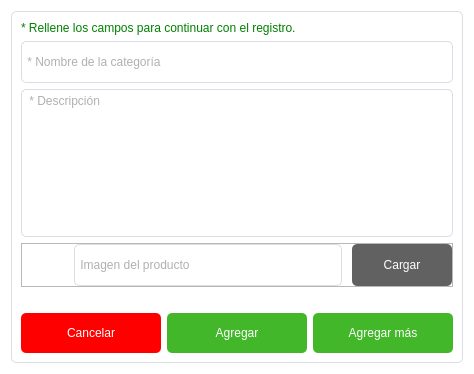
<?xml version="1.0" encoding="UTF-8"?>
<ui version="4.0">
 <class>Dialog</class>
 <widget class="QDialog" name="Dialog">
  <property name="geometry">
   <rect>
    <x>0</x>
    <y>0</y>
    <width>474</width>
    <height>374</height>
   </rect>
  </property>
  <property name="windowTitle">
   <string>Agregar nueva categoría</string>
  </property>
  <property name="autoFillBackground">
   <bool>false</bool>
  </property>
  <property name="styleSheet">
   <string notr="true">QDialog {
	background-color : #FFF;
	margin : 0px;
	padding : 0px;
}

QFrame#content {
	background-color : transparent;
	border: 1px solid #DADDE1;
	border-radius: 5px;
	min-width : 450px;
	min-height : 350px;
}

QLabel {
	font : 77 12px &quot;Arial&quot;;
	color : green;
}

QLineEdit, QTextEdit, QComboBox, QSpinBox {
	background-color : transparent;
	border : 1px solid #DADDE1;
	border-radius : 5px;
	color : #616161;
	min-height : 40px;
	font : 77 18px &quot;Arial&quot;;
}

QPushButton {
	color : #FFFFFF;
	border-style : solid;
	border-radius: 5px;
	min-height : 40px;
	font : 77 18px &quot;Arial&quot;;
}

QPushButton:hover {
	border: 1px solid #FFF;
	border-radius: 5px;
}

#btn_file_explorer {
	background-color : #616161;
}

#btn_file_explorer:pressed {
	background-color : transparent;
	color : #616161;
	border: 1px solid #616161;
	border-radius: 5px;
}

#btn_accept_and_new, #btn_accept {
	background-color : #42B72A;
}

#btn_accept_and_new:pressed, #btn_accept:pressed {
	background-color : transparent;
	color : #42B72A;
	border: 1px solid #42B72A;
	border-radius: 5px;
}

#btn_cancel {
	background-color : red;
}

QPushButton#btn_cancel:pressed {
	background-color : transparent;
	color : red;
	border: 1px solid red;
	border-radius: 5px;
}

#lbl_image {
	min-width : 42px;
	max-width : 42px;
	min-height: 42px;
	max-height : 42px;
	border-radius : 5px;
    background-repeat : no-repeat;
}</string>
  </property>
  <layout class="QVBoxLayout" name="verticalLayout">
   <item>
    <widget class="QFrame" name="content">
     <property name="styleSheet">
      <string notr="true"/>
     </property>
     <property name="frameShape">
      <enum>QFrame::StyledPanel</enum>
     </property>
     <property name="frameShadow">
      <enum>QFrame::Raised</enum>
     </property>
     <layout class="QVBoxLayout" name="verticalLayout_2">
      <item>
       <widget class="QLabel" name="lbl_info">
        <property name="text">
         <string>* Rellene los campos para continuar con el registro.</string>
        </property>
       </widget>
      </item>
      <item>
       <spacer name="verticalSpacer">
        <property name="orientation">
         <enum>Qt::Vertical</enum>
        </property>
        <property name="sizeHint" stdset="0">
         <size>
          <width>20</width>
          <height>40</height>
         </size>
        </property>
       </spacer>
      </item>
      <item>
       <widget class="QLineEdit" name="tfd_name">
        <property name="placeholderText">
         <string> * Nombre de la categoría</string>
        </property>
        <property name="clearButtonEnabled">
         <bool>true</bool>
        </property>
       </widget>
      </item>
      <item>
       <widget class="QTextEdit" name="ted_description">
        <property name="sizePolicy">
         <sizepolicy hsizetype="Preferred" vsizetype="Preferred">
          <horstretch>0</horstretch>
          <verstretch>0</verstretch>
         </sizepolicy>
        </property>
        <property name="frameShape">
         <enum>QFrame::StyledPanel</enum>
        </property>
        <property name="placeholderText">
         <string> * Descripción</string>
        </property>
       </widget>
      </item>
      <item>
       <widget class="QFrame" name="frame_7">
        <property name="frameShape">
         <enum>QFrame::StyledPanel</enum>
        </property>
        <property name="frameShadow">
         <enum>QFrame::Raised</enum>
        </property>
        <layout class="QHBoxLayout" name="horizontalLayout_7">
         <property name="spacing">
          <number>10</number>
         </property>
         <property name="leftMargin">
          <number>0</number>
         </property>
         <property name="topMargin">
          <number>0</number>
         </property>
         <property name="rightMargin">
          <number>0</number>
         </property>
         <property name="bottomMargin">
          <number>0</number>
         </property>
         <item>
          <widget class="QLabel" name="lbl_image">
           <property name="text">
            <string/>
           </property>
           <property name="pixmap">
            <pixmap resource="assets.qrc">:/images/assets/img/logo_python.png</pixmap>
           </property>
           <property name="scaledContents">
            <bool>true</bool>
           </property>
          </widget>
         </item>
         <item>
          <widget class="QLineEdit" name="tfd_image">
           <property name="placeholderText">
            <string> Imagen del producto</string>
           </property>
           <property name="clearButtonEnabled">
            <bool>true</bool>
           </property>
          </widget>
         </item>
         <item>
          <widget class="QPushButton" name="btn_file_explorer">
           <property name="sizePolicy">
            <sizepolicy hsizetype="Preferred" vsizetype="Preferred">
             <horstretch>0</horstretch>
             <verstretch>0</verstretch>
            </sizepolicy>
           </property>
           <property name="minimumSize">
            <size>
             <width>100</width>
             <height>40</height>
            </size>
           </property>
           <property name="text">
            <string>Cargar</string>
           </property>
          </widget>
         </item>
        </layout>
       </widget>
      </item>
      <item>
       <widget class="QLabel" name="lbl_info2">
        <property name="text">
         <string/>
        </property>
       </widget>
      </item>
      <item>
       <layout class="QHBoxLayout" name="horizontalLayout">
        <item>
         <widget class="QPushButton" name="btn_cancel">
          <property name="text">
           <string>Cancelar</string>
          </property>
         </widget>
        </item>
        <item>
         <widget class="QPushButton" name="btn_accept">
          <property name="text">
           <string>Agregar</string>
          </property>
         </widget>
        </item>
        <item>
         <widget class="QPushButton" name="btn_accept_and_new">
          <property name="text">
           <string>Agregar más</string>
          </property>
         </widget>
        </item>
       </layout>
      </item>
     </layout>
    </widget>
   </item>
  </layout>
 </widget>
 <resources>
  <include location="assets.qrc"/>
 </resources>
 <connections/>
</ui>
